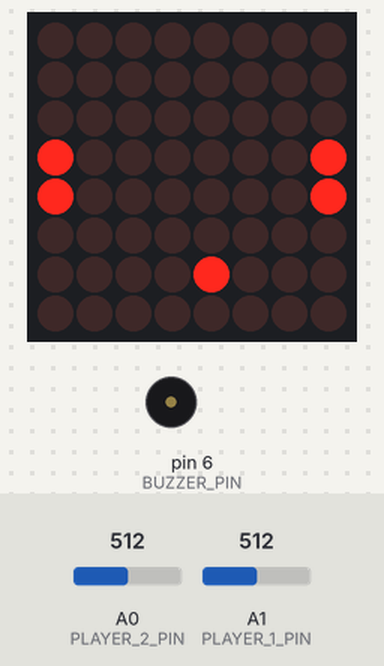
A sketch run on a simulated Arduino Uno, built with avr-gcc and run on an emulated ATmega328P. Shown: 8×8 LED matrix, buzzer (waves = sounding). Inputs (shaded band) come from the test bench; at power-on: A0 (PLAYER_2_PIN) = 512, A1 (PLAYER_1_PIN) = 512. Random numbers use the default seed unless the sketch sets one.

Above: at 1.2 s.
1.3 s: A0 (PLAYER_2_PIN) set to 716
At 1.66 s:
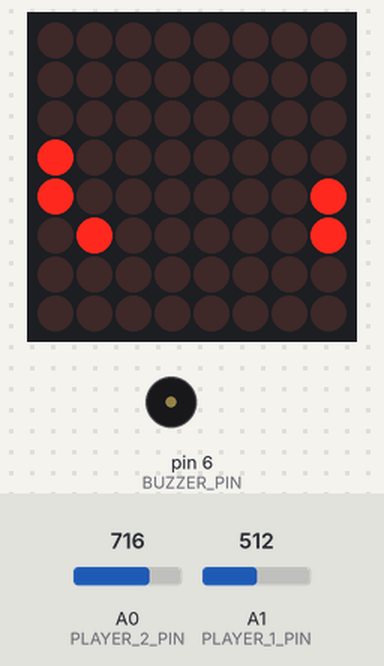
3.2 s: A1 (PLAYER_1_PIN) set to 716
At 3.42 s:
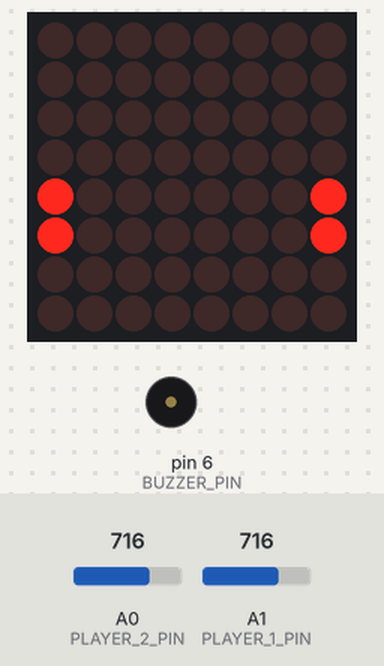
5.0 s: A0 (PLAYER_2_PIN) set to 900
At 5.42 s:
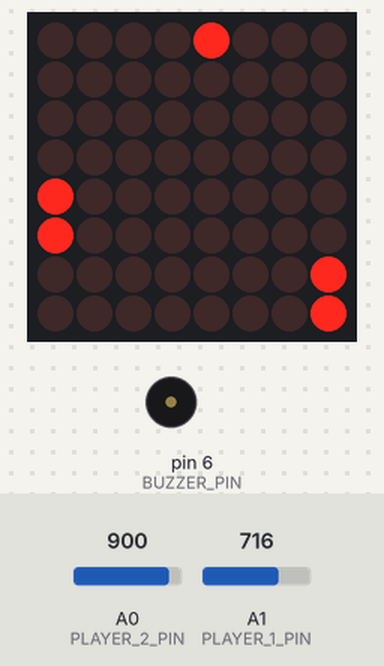
7.1 s: A1 (PLAYER_1_PIN) set to 900
8.8 s: A0 (PLAYER_2_PIN) set to 866
At 9.5 s:
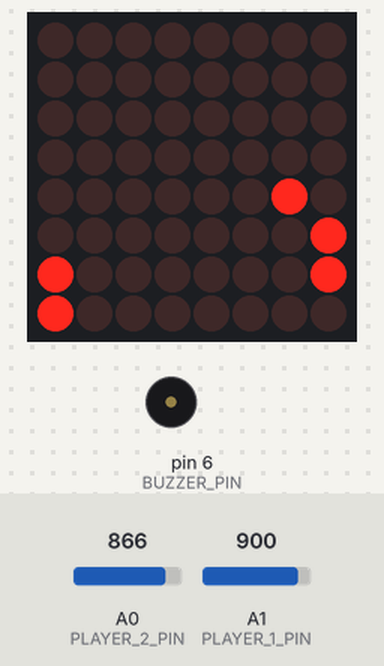
10.7 s: A1 (PLAYER_1_PIN) set to 511
At 12.36 s:
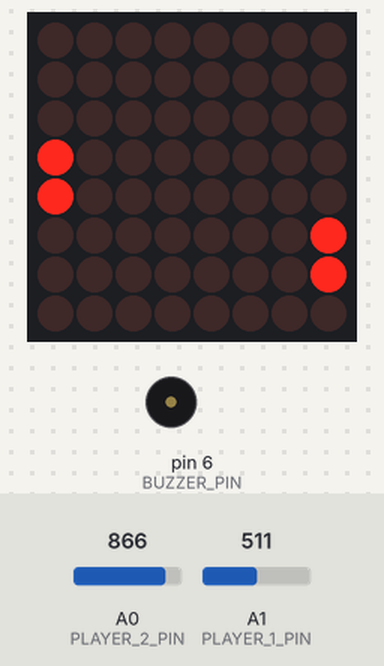
Timing chart, 0 to 14.9 s (numbered marks = the images above; inputs shaded):
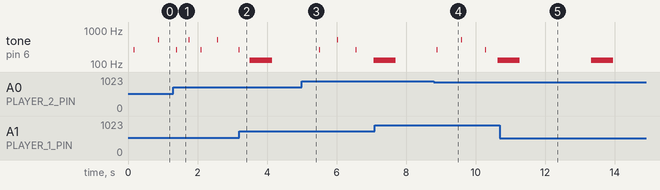

The sketch:

LEDMatrixPong.ino
```cpp
#include "LedControl.h"

#define PLAYER_1_PIN A1
#define PLAYER_2_PIN A0
#define BUZZER_PIN 6

LedControl lc = LedControl(12, 11, 10, 1);

// Game settings
const int winningPoints = 5;

// Game variables
int playerOnePoints = 0, playerTwoPoints = 0;
int playerOnePosition, playerTwoPosition;
int ballX = 3, ballY = 3;
int ballDirectionX = 1, ballDirectionY = 1;
boolean isGameOver = false, isRoundOver = false;
boolean playerOneWonLastRound = true;
int speed, speedCount = 0;
long ballDelayCount = 0;

char digits[][5] = {
  {0b111,0b101,0b101,0b101,0b111},
  {0b010,0b010,0b010,0b010,0b010},
  {0b111,0b001,0b111,0b100,0b111},
  {0b111,0b001,0b111,0b001,0b111},
  {0b101,0b101,0b111,0b001,0b001},
  {0b111,0b100,0b111,0b001,0b111},
  {0b111,0b100,0b111,0b101,0b111},
  {0b111,0b001,0b001,0b001,0b001},
  {0b111,0b101,0b111,0b101,0b111},
  {0b111,0b101,0b111,0b001,0b111},
};

void setup()
{
  pinMode(BUZZER_PIN, OUTPUT);

  randomSeed(analogRead(A5));

  // wakeup LED controller
  lc.shutdown(0, false);
  /* Set the brightness to a medium values */
  lc.setIntensity(0, 8);
  /* and clear the display */
  lc.clearDisplay(0);

  resetGame();
  resetRound();
}

void loop()
{
  if (++ballDelayCount >= (speed * 5))
  {
    ballDelayCount = 0;

    checkCollision();
    refreshGameState();

    if (isRoundOver)
    {
      renderRoundOver();
      resetRound();
    }
    else
    {
      moveAndRenderBall();
    }

    if (isGameOver)
    {
      renderGameOver();
      resetGame();
    }
  }

  refreshControls();
  renderPaddles();
}

void checkCollision()
{
  boolean changedDirection = false;
  if (ballX == 1)
  {
    if (ballY == playerOnePosition || ballY == (playerOnePosition + 1) || ((ballY == 0 || ballY == 7) && ((ballY - ballDirectionY) == playerOnePosition || (ballY - ballDirectionY) == (playerOnePosition + 1))))
    {
      ballDirectionX = -ballDirectionX;
      changedDirection = true;
    }
    else if ((ballY + ballDirectionY) == playerOnePosition || (ballY + ballDirectionY) == (playerOnePosition + 1))
    {
      ballDirectionX = -ballDirectionX;
      ballDirectionY = -ballDirectionY;
      changedDirection = true;
    }
  }
  else if (ballX == 6)
  {
    if (ballY == playerTwoPosition || ballY == (playerTwoPosition + 1) || ((ballY == 0 || ballY == 7) && ((ballY - ballDirectionY) == playerTwoPosition || (ballY - ballDirectionY) == (playerTwoPosition + 1))))
    {
      ballDirectionX = -ballDirectionX;
      changedDirection = true;
    }
    else if ((ballY + ballDirectionY) == playerTwoPosition || (ballY + ballDirectionY) == (playerTwoPosition + 1))
    {
      ballDirectionX = -ballDirectionX;
      ballDirectionY = -ballDirectionY;
      changedDirection = true;
    }
  }

  if (changedDirection)
  {
    tone(BUZZER_PIN, 523.25, 20);
  }

  if (ballY <= 0 || ballY >= 7)
  {
    ballDirectionY = -ballDirectionY;
    changedDirection = true;

    tone(BUZZER_PIN, 261.63, 20);
  }

  if (changedDirection)
  {
    recalculateSpeed();
  }
}

void moveAndRenderBall()
{
  lc.setLed(0, ballY, ballX, false);

  ballX += ballDirectionX;
  ballY += ballDirectionY;

  if (ballX > 0 && ballX < 7)
  {
    lc.setLed(0, ballY, ballX, true);
  }
}

void refreshControls()
{
  playerOnePosition = constrain(map(analogRead(PLAYER_1_PIN), 0, 1024, 0, 7), 0, 6);
  playerTwoPosition = constrain(map(analogRead(PLAYER_2_PIN), 0, 1024, 0, 7), 0, 6);
}

void resetRound()
{
  isRoundOver = false;

  if (playerOneWonLastRound)
  {
    ballX = 2;
    ballDirectionX = 1;
  }
  else
  {
    ballX = 5;
    ballDirectionX = -1;
  }

  ballY = random(0, 7);
  ballDirectionY = (random(0, 1) == 0) ? -1 : 1;
  speed = 10;
  speedCount = 0;
  ballDelayCount = 0;

  /*
  ballDirectionX = -1;
  ballDirectionY = 1;
  ballX = 4;
  ballY = 4;
  */

  /*
  ballDirectionX = -1;
  ballDirectionY = -1;
  ballX = 4;
  ballY = 3;
  */

  /*
  ballDirectionX = -1;
  ballDirectionY = -1;
  ballX = 4;
  ballY = 0;
  */
}

void renderPaddles()
{
  renderPaddle(playerOnePosition, 0);
  renderPaddle(playerTwoPosition, 7);
}

void renderPaddle(int pos, int col)
{
  if (pos >= 0 && pos <= 6)
  {
    lc.setColumn(0, col, 0b00000011 << (6 - pos));
  }
}

void recalculateSpeed()
{
  if (++speedCount % 5 == 0 && speed > 1)
  {
    speed -= 1;
  }
}

void refreshGameState()
{
  // Ball hits left edge
  if (ballX == 0)
  {
    playerTwoPoints++;
    playerOneWonLastRound = false;
    isRoundOver = true;
  }
  // Ball hits right edge
  else if (ballX == 7)
  {
    playerOnePoints++;
    playerOneWonLastRound = true;
    isRoundOver = true;
  }

  if (playerOnePoints >= winningPoints || playerTwoPoints >= winningPoints)
  {
    isGameOver = true;
  }
}

void renderRoundOver()
{
  tone(BUZZER_PIN, 130.81, 640);

  for (int i = 0; i < 8; i++)
  {
    lc.setRow(0, i, 0b11111111);
    delay(80);
  }

  lc.clearDisplay(0);

  // Display score
  for (int i = 0; i < 5; i++)
  {
    lc.setRow(0, (1 + i), digits[playerOnePoints][i] << 5 | digits[playerTwoPoints][i]);
  }

  delay(1000);
  lc.clearDisplay(0);
}

void renderGameOver()
{
  playNotes();

  if (playerOnePoints >= winningPoints)
  {
    // p1 wins
  }
  else
  {
    // p2 wins
  }
}

void resetGame()
{
  isGameOver = false;
  playerOnePoints = playerTwoPoints = 0;
  playerOneWonLastRound = true;
}


// http://www.arduino.cc/en/Tutorial/Melody
int length = 11; // the number of notes
char notes[] = "CCCC45C 5C "; // a space represents a rest
int beats[] = { 1, 1, 1, 3, 3, 2, 1, 1, 1, 6 };
int tempo = 110; // reverse of what you would think

void playNotes()
{
  for (int i = 0; i < length; i++) {
    if (notes[i] == ' ') {
      delay(beats[i] * tempo); // rest
    } else {
      playNote(notes[i], beats[i] * tempo);
    }

    // pause between notes
    delay(tempo / 2);
  }
}

void playNote(char note, int duration) {
  char names[] = { 'c', '1', 'd', '2', 'e', 'f', '3', 'g', '4', 'a', '5', 'b', 'C' };
  int tones[] = { 1915, 1805, 1700, 1608, 1519, 1432, 1351, 1275, 1205, 1136, 1073, 1014, 956 };

  // play the tone corresponding to the note name
  for (int i = 0; i < 13; i++) {
    if (names[i] == note) {
      playTone(tones[i], duration);
    }
  }
}
void playTone(int tone, int duration) {
  for (long i = 0; i < duration * 1000L; i += tone * 2) {
    digitalWrite(BUZZER_PIN, HIGH);
    delayMicroseconds(tone);
    digitalWrite(BUZZER_PIN, LOW);
    delayMicroseconds(tone);
  }
}
```

Measured:
- the behaviour switches between 878 and 877 on A0 (PLAYER_2_PIN) (found by bisection; images 3 and 4)
